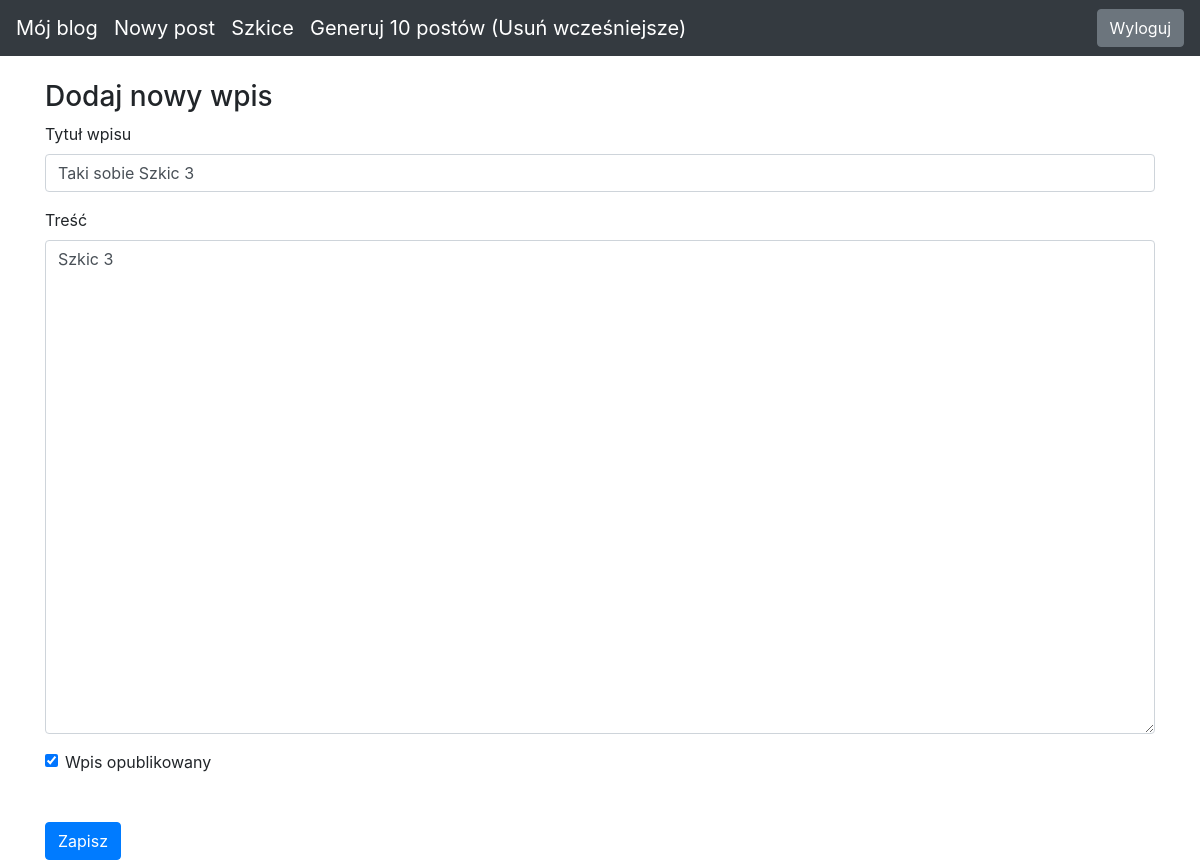
/edit-post/13 (signed in), run on the app's committed database.
### blog/models.py (models this page shows)
class Entry(db.Model):
   id = db.Column(db.Integer, primary_key=True)
   title = db.Column(db.String(80), nullable=False)
   body = db.Column(db.Text, nullable=False)
   pub_date = db.Column(db.DateTime, nullable=False,
       default=datetime.datetime.utcnow)
   is_published = db.Column(db.Boolean, default=False)

### blog/routes.py (the view)
@app.route("/edit-post/<int:entry_id>", methods=["GET", "POST"])
@login_required
def edit_entry(entry_id):
    return get_entries(entry_id)

### blog/forms.py
class EntryForm(FlaskForm):
   title = StringField('Title', validators=[DataRequired()])
   body = TextAreaField('Content', validators=[DataRequired()])
   is_published = BooleanField('Is Published?')

### blog/routes.py (called while the page is built)
def login_required(view_func):
   @functools.wraps(view_func)
   def check_permissions(*args, **kwargs):
       if session.get('logged_in'):
           return view_func(*args, **kwargs)
       return redirect(url_for('login', next=request.path))
   return check_permissions

### blog/utils.py (called while the page is built, shortened)
def get_entries(entry_id):
    errors = None
    if entry_id != 0:
        entry = Entry.query.filter_by(id=entry_id).first_or_404()
        form = EntryForm(obj=entry)
        flash_mess = f'Edytowano post {entry.title} na blogu.'
    return render_template("entry_form.html", form=form, errors=errors)

### blog/templates/entry_form.html (shortened to what this page needs)
{% extends "base.html" %}
{% block content %}
<h3>
   Dodaj nowy wpis
</h3>
<form action="" method="POST">
   <div class="form-group">
       <label for="title">Tytuł wpisu</label>
       {{ form.title(class_="form-control") }}
   </div>
   <div class="form-group">
       <label for="body">Treść</label>
       {{ form.body(class_="form-control", cols="100", rows="20") }}
   </div>
   <div class="form-check">
       {{ form.is_published(class_="form-check-input") }}
       <label class="form-check-label" for="is_published">Wpis opublikowany</label>
   </div>
   <button type="submit" class="btn btn-primary mt-5">Zapisz</button>
</form>
{% endblock %}

### blog/templates/base.html (style rules this page uses)
body { padding-top: 5rem; }

### data on the page
Entry: title "Taki sobie Szkic 3", body "Szkic 3", is_published "☑"
